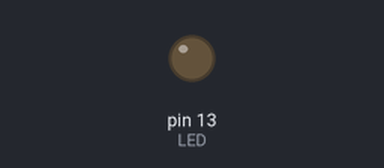
A sketch run on a simulated Arduino Uno, built with avr-gcc and run on an emulated ATmega328P. Shown: output pins drawn as LEDs (lit = HIGH).

Above: at 0.2 s.
At 20.05 s:
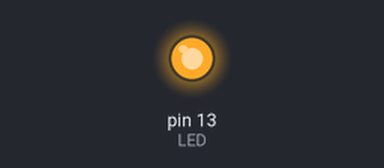
Timing chart, 0 to 21.6 s (numbered marks = the images above):
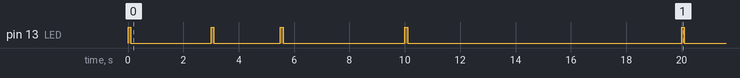

Measured:
- by itself, pin 13 (LED): LOW → HIGH at 0.00 s, → LOW 0.10 s later, → HIGH 2.9 s later, → LOW 0.10 s later, … (10 changes in this stretch)

The sketch:

Schedule.ino
```cpp
  /*

   Scheduler

   Schedule events to happen on specific clock cycles.
   Conserve power when not running.

   created 2014
   by James M. Rogers

   */

//  #include <avr/interrupt.h>
//  #include <avr/power.h>
//  #include <avr/sleep.h>
//  #include <avr/wdt.h>
//  #include <avr/io.h>
  #include <Arduino.h>

  //enum {task_callback, task_deactivate};
  typedef int(*FuncPtr)(struct _task_entry_type *, int, int);

  typedef struct _task_entry_type {
    struct _task_entry_type * next;        /* for task lists */
    struct _task_entry_type * prev;        /* for task lists */

    struct _task_list_type * owner; 	 /* which list is this entry in? */

    /* Scheduled time to run */
    unsigned long seconds;
    unsigned long millisecs;

    FuncPtr callback;    /* Task active function */
    int mesgid;           /*passed to func as msgid */
    int data;            /* passed to func as data */
  }
  task_entry;

  typedef struct _task_list_type {
    task_entry * head;
    task_entry * tail;
  }
  task_list;

  struct _task_list_type *
  CreateList(){

    task_list * list = (task_list *)malloc(sizeof(task_list));

    // Check to make sure we allocated memory.
    if (list == NULL) {
      //Serial.println("Could not allocate a task list.");
      return NULL;
    }

    list->head = NULL;
    list->tail = NULL;

    return list;
  }

  struct _task_entry_type *
  CreateTask(struct _task_list_type * list){

    if (!list) return NULL;

    task_entry * task = (task_entry *)malloc(sizeof(task_entry));

    // Check to make sure we allocated memory.
    if (task == NULL) return NULL;

    task->next = task->prev = NULL;
    task->owner = list;

    return task;
  }

  void
  RemoveTaskFromList(struct _task_entry_type * task){

    if (!task) return;

    task_list * list = task->owner;

    // remove a scheduled task from the list of things to execute.
    // this is needed when an item that is running is being deleted.
    // Or when it is being moved to another list

    if (!task->prev){
      list->head = task->next;
    }
    else {
      task->prev->next = task->next;
    }

    if (!task->next){
      list->tail = task->prev;
    }
    else {
      task->next->prev = task->prev;
    }

    task->prev = task->next = NULL;
  }

  int
  DeactivateTask(struct _task_entry_type * task){

    if (!task) return 0;

    //if (task->owner)
    //  RemoveTaskFromList(task);

    // call function assigned to task with data
    (*task->callback)(task, task->data, 0);

    return 1;
  }

  int
  DeleteTask(struct _task_entry_type * task){

    if (!task) return 0;

    // Remove task from any list it is in
    DeactivateTask(task);
    free(task);
    task = NULL;

    return 1;
  }

  int
  DeleteList(struct _task_list_type * list){

    if (!list) return 0;

    task_entry * current = list->head;
    task_entry * next;

    // iterate through the list of tasks, deactivate each one
    while (current){
      next = current->next;
      DeleteTask(current);
      current = next;
    }

    free (list);
    list = NULL;

    return 1;
  }

  static unsigned long global_seconds = 0;
  static unsigned long global_milliseconds = 0;
//  static unsigned long global_start_seconds = 0;

  void
  GetCurrentTime (unsigned long * seconds, unsigned long * milliseconds){
  	*seconds = global_seconds;
  	*milliseconds = global_milliseconds;
  }

  unsigned long
  GetCurrentSeconds (){
  	return (unsigned long)global_seconds;
  }

  // adds a task to the list with a delay
  int
  AddTaskDelay(struct _task_entry_type * task, unsigned long delay_seconds, unsigned long delay_millisecs, int(*FuncPtr)(struct _task_entry_type *, int, int), int mesgid, int data){

    if (!task) return 0;

    task_list * list = task->owner;
    task_entry * current;

    unsigned long seconds;
    unsigned long millisecs;

    // Get the time
    GetCurrentTime(&seconds, &millisecs);

    task->callback = FuncPtr;
    task->data = data;
    task->mesgid = mesgid;

    delay_seconds = delay_seconds + seconds;

    delay_millisecs = delay_millisecs + millisecs;


    if (delay_millisecs > 1000) {
      delay_millisecs = delay_millisecs - 1000;
      delay_seconds += 1;
    }
    //	printf("\n\n*** Schedule %d %d\n\n", seconds, millisecs);
    //	printf("\n\n*** Schedule %d %d\n\n", delay_seconds, delay_millisecs);

    task->seconds = delay_seconds;
    task->millisecs = delay_millisecs;

    Serial.print("Adding Task To run in ");
    Serial.print(task->seconds);
    Serial.print(" Seconds. ");
    Serial.print(task->millisecs );
    Serial.println(" Milliseconds. ");

    task->next=task->prev=NULL;

    // just add the task if the task list is empty.
    if (!list->head) {
      list->head = list->tail = task;
      return 1;
    }

    // insert the task into the time task list in the order that it is sleeping

    for ( current = list->head; current && (current->seconds < delay_seconds
  		|| (current->seconds == delay_seconds && current->millisecs < delay_millisecs)); ) {
        current = current->next;
    }

    // insert at the front of the list
    if (list->head == current) {

      list->head->prev = task;
      task->next = list->head;
      list->head = task;

      // insert at the end of the list
    }
    else if (!current) {

      list->tail->next = task;
      task->prev = list->tail;
      list->tail = task;

      // insert in the middle of the list
    }
    else {

      task->next = current;
      task->prev = current->prev;

      current->prev = task;
      task->prev->next = task;
    }

    return 1;
  }

  // convenience function to make Add Task Delay easier
  int
  AddTaskNow(struct _task_entry_type * task, int(*FuncPtr)(struct _task_entry_type *, int, int), int mesgid, int data){
    return AddTaskDelay(task, 0, 0, FuncPtr, mesgid, data);
  }

  // convenience function to make Add Task Delay easier
  int
  AddTaskMilli(struct _task_entry_type * task, unsigned long delay_millisecs, int(*FuncPtr)(struct _task_entry_type *, int, int), int mesgid, int data){
    //	printf("Add task with delay of %d milliseconds\n", (int) delay_millisecs);
    return AddTaskDelay(task, delay_millisecs/1000, delay_millisecs%1000, FuncPtr, mesgid, data);
  }

  // convenience function to make Add Task easier
  int
  AddTaskSec(struct _task_entry_type * task, unsigned long delay_seconds,int(*FuncPtr)(struct _task_entry_type *, int, int), int mesgid, int data){
    //	printf("Add task with delay of %d seconds\n", (int) delay_seconds);
    return AddTaskDelay(task, delay_seconds, 0, FuncPtr, mesgid, data);
  }

  void
  AddTaskToTail(struct _task_list_type * list, struct _task_entry_type * task){

    if (!task || !list) return;

    //list->entry_count++;
    //task->owner = list;
    // add first task
    if (!list->head){
      list->head = list->tail = task;
      task->next = task->prev = NULL;
      return;
    }

    list->tail->next = task;
    task->next = NULL;
    task->prev = list->tail;
    list->tail = task;
  }

//  print out the names, msg id, and data values of each item in the given task list
//  void
//  PrintDebugList(struct _task_list_type * list){
//  }

  void
  ActivateTimedTasks(struct _task_list_type * list, struct _task_list_type * runnow){

    unsigned long seconds;
    unsigned long millisecs;

    if (!list || !runnow) return;

    struct _task_entry_type * current = list->head;
    struct _task_entry_type * next= NULL;

    // Get the time
    GetCurrentTime(&seconds, &millisecs);

    while (current) {
      if ((current->seconds > seconds) ||
        (current->seconds == seconds && current->millisecs > millisecs))
        break;

      next=current->next;
      RemoveTaskFromList(current);
      AddTaskToTail(runnow, current);
      current=next;
    }
  }


  struct _task_list_type * runlist = CreateList();

  // this is the part that does the work
  int
  ExecTasks(struct _task_list_type * list){

    if (!list) return 0;

    struct _task_entry_type * current;
    int taskcount = 0;

    // move all the items whose timer has expired to the execute now list
    // this prevents there from being confusion between what we are currently doing and what we will be doing next time
    ActivateTimedTasks(list, runlist);

    // iterate through the list of items to execute
    while (runlist->head){
      // remove task from list
      // tasks must reschedule each time they are called
      current = runlist->head;
      runlist->head = current->next;
      current->next = NULL;
      current->prev = NULL;

      //current->owner = NULL;
      // call function assigned to task with data
      if(current->callback)
        (*current->callback)(current, current->data, current->mesgid);

      taskcount++;
    }

    if (list->head || taskcount)
      return 1;
    else return 0;

  }

   void
   AdjustDelayedTasks(struct _task_list_type * list, unsigned long offset){

   	struct _task_entry_type * current = list->head;

   	while (current) {
   		current->seconds += offset;
   		current = current->next;
   	}
   }


//  ISR( WDT_vect ) {
    /* dummy */
//  }

  /*
    set_sleep_mode(SLEEP_MODE_PWR_DOWN);             // select the watchdog timer mode
   MCUSR &= ~(1 << WDRF);                           // reset status flag
   WDTCSR |= (1 << WDCE) | (1 << WDE);              // enable configuration changes
   WDTCSR = (1<< WDP0) | (1 << WDP1) | (1 << WDP2); // set the prescalar
   WDTCSR |= (1 << WDIE);                           // enable interrupt mode
   sleep_enable();                                  // enable the sleep mode ready for use
   sleep_mode();                                    // trigger the sleep
   // ...time passes ...
   sleep_disable();                                 // prevent further sleeps
   */


  /*
  update time to current tics,
  millis resets after 49 days, so we need to detect and compensate for that.
  This is to allow the main loop to reschedule running tasks.
  */

  long
  TimeUpdate (){

    unsigned long milliseconds;
    unsigned long prevSecs = global_seconds;
    long offset;

    milliseconds = millis();

  	if (!global_seconds){
  		/* first time thru manually set the offset and start time */
  //		prevSecs = tv.tv_sec;
  //		global_start_seconds  = tv.tv_sec;
  	}

  	global_seconds  = milliseconds/1000;
  	global_milliseconds = milliseconds%1000;

          //offset = global_seconds - prevSecs;

  	/* if offset is more than a second from last time, adjust things */
  	/* time should jump forward smoothly no more than a second at a time */
          //if ( offset < 0 || offset > 1){
  	//	global_start_seconds += offset;
  	//	return offset;
  	//}

  	return 0;
  }

  int
  testcallback(struct _task_entry_type * task, int led, int mesgid){

    switch (mesgid) {

      // Handle a deactivate  this is hardcoded
      case 0:
          //Serial.println("Deleting Task.");
          break;

      // Handle an on.
      case 1:
           digitalWrite(led, HIGH);   // turn the LED on (HIGH is the voltage level)
           //Serial.println("Turning LED On.");
           AddTaskMilli (task, 100, &testcallback, 2, led);

           break;

      // Handle an off.
      case 2:
           digitalWrite(led, LOW);    // turn the LED off by making the voltage LOW
           //AddTaskMilli (task, 100, &testcallback, 1, led);
           DeleteTask(task);

           //Serial.println("Turning LED Off.");

           break;

      default:
           //Serial.println("Doing Nothing.");
           break;
    }
    return 0;

  }

  struct _task_list_type * Tasks;

  #define  LED 13

  void setup() {


    //Serial.begin(115200);

    // Setup scheduler for operation.
    Tasks = CreateList();
     pinMode(LED, OUTPUT);

    // Setup timers.
    AddTaskNow   (CreateTask(Tasks),         &testcallback, 1, LED);
    AddTaskSec   (CreateTask(Tasks), 10,     &testcallback, 1, LED);
    AddTaskDelay (CreateTask(Tasks), 5, 500, &testcallback, 1, LED);
    AddTaskMilli (CreateTask(Tasks), 3000,   &testcallback, 1, LED);
    AddTaskSec   (CreateTask(Tasks), 20,     &testcallback, 1, LED);

  }

  void loop() {

    // Do all this stuff in Exec Tasks to make the main loop easier to maintain.
    // Call timer loop.
    unsigned long offset;
    int CountOfScheduledTasks = 0;
    offset = (unsigned long) TimeUpdate();
    //if ( offset > 0 )
    //  AdjustDelayedTasks (Tasks, offset);

    CountOfScheduledTasks = ExecTasks(Tasks);

    delay(1);
  }
```
